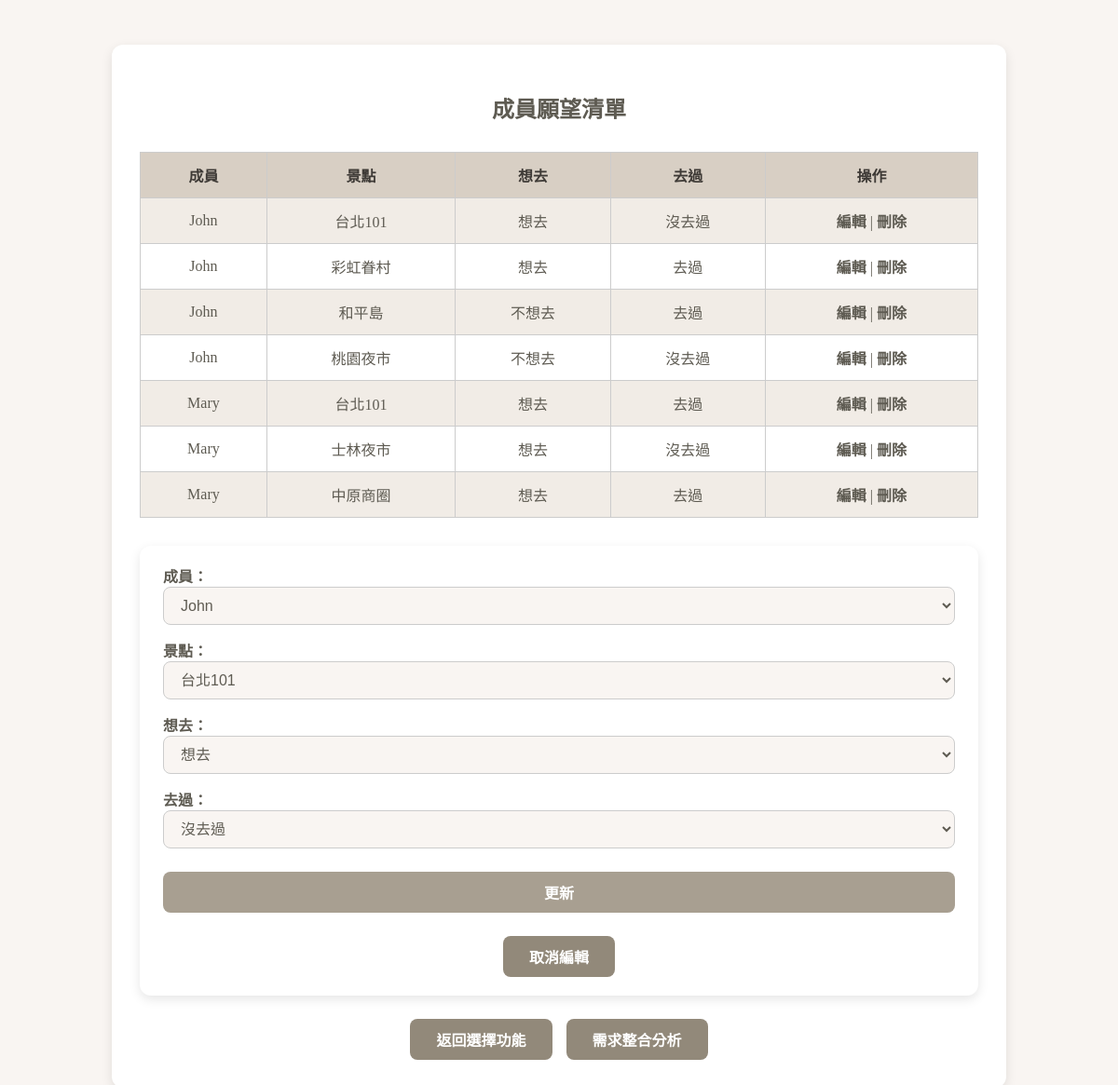
/members_wishlist.php?edit=1, run on the app's committed database.
### tables this page shows
CREATE TABLE `members_wishlist` (
  `wishlist_id` int(11) NOT NULL,
  `member_id` int(11) DEFAULT NULL,
  `place_id` int(11) DEFAULT NULL,
  `place_name` varchar(100) DEFAULT NULL,
  `member_name` varchar(50) DEFAULT NULL,
  `want_go` varchar(50) DEFAULT NULL,
  `been_there` varchar(50) DEFAULT NULL
);

CREATE TABLE `members` (
  `member_id` int(11) NOT NULL,
  `user_id` int(11) DEFAULT NULL,
  `member_name` varchar(50) DEFAULT NULL,
  `member_user_id` int(11) DEFAULT NULL,
  `member_relationship_name` varchar(50) DEFAULT NULL
);

### members_wishlist.php (the view, shortened to what this page needs)
<?php
$link = mysqli_connect("localhost", "root", "", "travel_pockets");
mysqli_set_charset($link, "utf8");
$user_id = 1;
$edit_mode = false;
$edit_data = [
    'member_id' => '',
    'place_id' => '',
    'want_go' => '想去',
    'been_there' => '沒去過',
];
if (isset($_GET['edit'])) {
    $edit_wishlist_id = intval($_GET['edit']);
    $stmt = $link->prepare("
        SELECT member_id, place_id, want_go, been_there
        FROM members_wishlist
        WHERE wishlist_id = ?
    ");
    $stmt->bind_param("i", $edit_wishlist_id);
    $stmt->execute();
    $res = $stmt->get_result();
    if ($res->num_rows > 0) {
        $edit_mode = true;
        $edit_data = $res->fetch_assoc();
    } else {
        header("Location: members_wishlist.php");
        exit;
    }
}
$members = [];
$stmt = $link->prepare("SELECT member_id, member_name FROM members WHERE user_id = ?");
$stmt->bind_param("i", $user_id);
$stmt->execute();
$res = $stmt->get_result();
while ($row = $res->fetch_assoc()) {
    $members[] = $row;
}
$query = "
SELECT mw.wishlist_id, m.member_name, mw.place_name, mw.want_go, mw.been_there
FROM members_wishlist mw
JOIN members m ON mw.member_id = m.member_id
WHERE m.user_id = ?
ORDER BY mw.wishlist_id ASC
";
$stmt = $link->prepare($query);
$stmt->bind_param("i", $user_id);
$stmt->execute();
$result = $stmt->get_result();
?>
<!DOCTYPE html>
<html lang="zh-Hant">
<head>
</head>
<body>
<div class="container">
<h2> 成員願望清單</h2>
<table>
  <tr>
    <th>成員</th>
    <th>景點</th>
    <th>想去</th>
    <th>去過</th>
    <th>操作</th>
  </tr>
  <?php while ($row = $result->fetch_assoc()) { ?>
  <tr>
    <td><?= htmlspecialchars($row['member_name']) ?></td>
    <td><?= htmlspecialchars($row['place_name']) ?></td>
    <td><?= htmlspecialchars($row['want_go']) ?></td>
    <td><?= htmlspecialchars($row['been_there']) ?></td>
    <td>
      <a href="?edit=<?= htmlspecialchars($row['wishlist_id']) ?>">編輯</a> |
      <a href="?delete=<?= htmlspecialchars($row['wishlist_id']) ?>" onclick="return confirm('確定刪除？')">刪除</a>
    </td>
  </tr>
  <?php } ?>
</table>
<form method="post" autocomplete="off">
  <label for="member_id">成員：
    <select name="member_id" id="member_id" required>
      <?php foreach ($members as $m): ?>
        <?php $selected = ((int)$edit_data['member_id'] === (int)$m['member_id']) ? "selected" : ""; ?>
        <option value="<?= $m['member_id'] ?>" <?= $selected ?>>
          <?= htmlspecialchars($m['member_name']) ?>
        </option>
      <?php endforeach; ?>
    </select>
  </label>
  <label for="place_id">景點：
    <select name="place_id" id="place_id" required>
      <?php
      $places_res = mysqli_query($link, "SELECT place_id, place_name FROM places ORDER BY place_name ASC");
      while ($place = mysqli_fetch_assoc($places_res)) {
          $selected = ((int)$edit_data['place_id'] === (int)$place['place_id']) ? "selected" : "";
          echo "<option value='{$place['place_id']}' $selected>" . htmlspecialchars($place['place_name']) . "</option>";
      }
      ?>
    </select>
  </label>
  <label for="want_go">想去：
    <select name="want_go" id="want_go" required>
      <option value="想去" <?= $edit_data['want_go'] === '想去' ? 'selected' : '' ?>>想去</option>
    </select>
  </label>
  <label for="been_there">去過：
    <select name="been_there" id="been_there" required>
      <option value="沒去過" <?= $edit_data['been_there'] === '沒去過' ? 'selected' : '' ?>>沒去過</option>
    </select>
  </label>
  <button type="submit" name="submit"><?= $edit_mode ? "更新" : "新增" ?></button>
  <?php if ($edit_mode): ?>
    <div class="btn-group">
      <button type="button" onclick="window.location.href='members_wishlist.php'">取消編輯</button>
    </div>
  <?php endif; ?>
</form>
<div class="btn-group">
  <button onclick="location.href='function.php'">返回選擇功能</button>
  <button onclick="location.href='wishlist_analysis.php'">需求整合分析</button>
</div>
</div>
</body>
</html>

### members_wishlist.php (style rules this page uses)
body { font-family: '微軟正黑體'; background-color: #f9f5f2; padding: 40px; color: #5e5b52; }
.container { max-width: 900px; margin: auto; background-color: #fff; padding: 30px; border-radius: 12px; box-shadow: 0 4px 12px rgba(0,0,0,0.1); }
h2 { text-align: center; color: #5e5b52; margin-bottom: 30px; }
table { width: 100%; border-collapse: collapse; margin-top: 10px; }
th, td { border: 1px solid #ccc; padding: 12px; text-align: center; color: #5e5b52; }
th { background-color: #d8cfc4; color: #3e3a36; }
tr:nth-child(even) { background-color: #f1ece6; }
a { color: #5e5b52; text-decoration: none; font-weight: 600; }
form { margin-top: 30px; background-color: #fff; padding: 20px 25px; border-radius: 12px; box-shadow: 0 4px 12px rgba(0,0,0,0.1); }
label { display: block; margin-bottom: 15px; font-weight: 600; color: #5e5b52; }
select, button { width: 100%; padding: 10px 14px; border-radius: 8px; border: 1px solid #ccc; font-size: 16px; background-color: #f9f5f2; color: #5e5b52; cursor: pointer; transition: background-color 0.3s ease; }
button[type="submit"] { margin-top: 10px; font-weight: 700; background-color: #a89f91; border: none; color: white; }
.btn-group { margin-top: 25px; display: flex; gap: 15px; justify-content: center; }
.btn-group button { width: auto; padding: 10px 28px; background-color: #92897a; color: white; border: none; border-radius: 8px; font-weight: 600; }

### data on the page
members_wishlist: member.member_name "John", place_name "台北101", want_go "想去", been_there "沒去過"
members_wishlist: member.member_name "John", place_name "彩虹眷村", want_go "想去", been_there "去過"
members_wishlist: member.member_name "John", place_name "和平島", want_go "不想去", been_there "去過"
members_wishlist: member.member_name "John", place_name "桃園夜市", want_go "不想去", been_there "沒去過"
members_wishlist: member.member_name "Mary", place_name "台北101", want_go "想去", been_there "去過"
members_wishlist: member.member_name "Mary", place_name "士林夜市", want_go "想去", been_there "沒去過"
members_wishlist: member.member_name "Mary", place_name "中原商圈", want_go "想去", been_there "去過"

### other printed values
form field member_id "John"
form field place_id "台北101"
